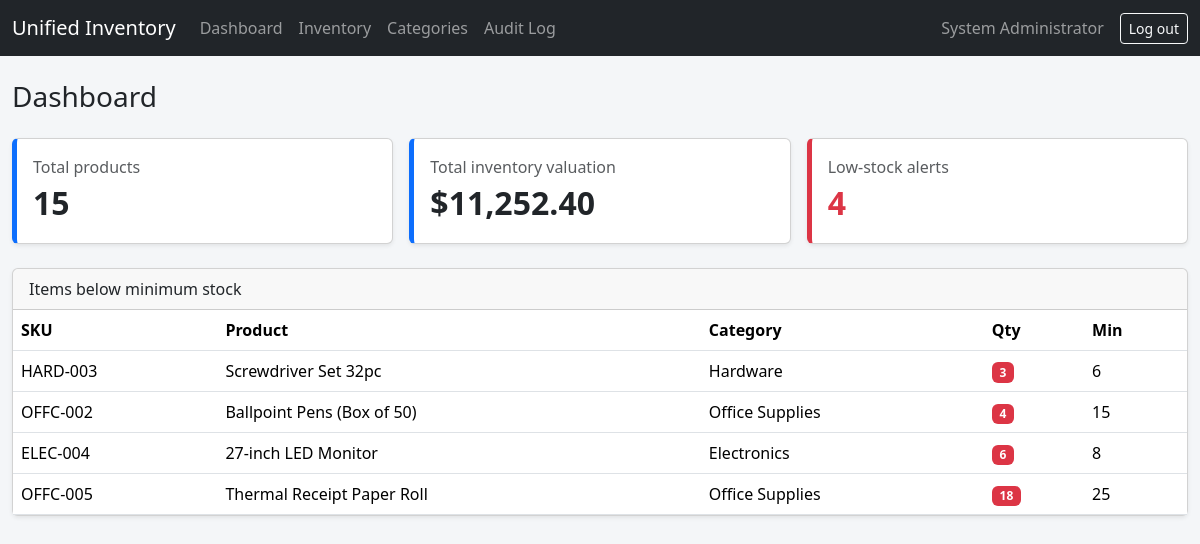
The page /php/dashboard.php (signed in) on the database its author committed.
### tables this page shows
CREATE TABLE `products` (
  `id`                  INT UNSIGNED NOT NULL AUTO_INCREMENT,
  `category_id`         INT UNSIGNED NOT NULL,
  `sku`                 VARCHAR(50)  NOT NULL,
  `name`                VARCHAR(150) NOT NULL,
  `description`         TEXT NULL,
  `unit_price`          DECIMAL(10,2) NOT NULL DEFAULT 0.00,
  `quantity`            INT NOT NULL DEFAULT 0,
  `min_stock_threshold` INT NOT NULL DEFAULT 5 COMMENT 'Low-stock alert when quantity < this value',
  `image_path`          VARCHAR(255) NULL COMMENT 'Relative path e.g. uploads/products/item_101.jpg',
  `updated_at`          TIMESTAMP NOT NULL DEFAULT CURRENT_TIMESTAMP ON UPDATE CURRENT_TIMESTAMP,
  PRIMARY KEY (`id`),
  UNIQUE KEY `uq_products_sku` (`sku`),
  KEY `idx_products_category` (`category_id`),
  KEY `idx_products_name` (`name`),
  KEY `idx_products_stock` (`quantity`, `min_stock_threshold`),
  CONSTRAINT `fk_products_category`
    FOREIGN KEY (`category_id`) REFERENCES `categories` (`id`)
    ON DELETE RESTRICT ON UPDATE CASCADE,
  CONSTRAINT `chk_products_price`    CHECK (`unit_price` >= 0),
  CONSTRAINT `chk_products_quantity` CHECK (`quantity` >= 0),
  CONSTRAINT `chk_products_min`      CHECK (`min_stock_threshold` >= 0)
);

CREATE TABLE `categories` (
  `id`          INT UNSIGNED NOT NULL AUTO_INCREMENT,
  `name`        VARCHAR(100) NOT NULL,
  `description` TEXT NULL,
  PRIMARY KEY (`id`),
  UNIQUE KEY `uq_categories_name` (`name`)
);

### php/core/db.php (called while the page is built, shortened)
<?php
function h($text) {
    return htmlspecialchars($text ?? '', ENT_QUOTES, 'UTF-8');
}
function run_query($conn, $sql, $types = '', $params = []) {
    $stmt = $conn->prepare($sql);
    $stmt->execute();
    return $stmt;
}

### php/dashboard.php (the view)
<?php
include 'php/core/header.php';
$kpi = run_query($conn, "SELECT COUNT(*) AS total,
        COALESCE(SUM(unit_price * quantity), 0) AS total_value,
        COALESCE(SUM(quantity < min_stock_threshold), 0) AS low_count
        FROM products")->get_result()->fetch_assoc();
$low_items = run_query($conn, "SELECT p.*, c.name AS category_name FROM products p
        JOIN categories c ON p.category_id = c.id
        WHERE p.quantity < p.min_stock_threshold ORDER BY p.quantity ASC")->get_result();
?>
<h3 class="mb-4">Dashboard</h3>
<div class="row g-3 mb-4">
  <div class="col-md-4"><div class="card kpi shadow-sm"><div class="card-body">
    <div class="text-muted">Total products</div>
    <div class="fs-2 fw-bold"><?php echo $kpi['total']; ?></div></div></div></div>
  <div class="col-md-4"><div class="card kpi shadow-sm"><div class="card-body">
    <div class="text-muted">Total inventory valuation</div>
    <div class="fs-2 fw-bold">$<?php echo number_format($kpi['total_value'], 2); ?></div></div></div></div>
  <div class="col-md-4"><div class="card kpi-low shadow-sm"><div class="card-body">
    <div class="text-muted">Low-stock alerts</div>
    <div class="fs-2 fw-bold text-danger"><?php echo $kpi['low_count']; ?></div></div></div></div>
</div>
<div class="card shadow-sm">
  <div class="card-header">Items below minimum stock</div>
  <div class="table-responsive">
  <table class="table mb-0">
    <thead><tr><th>SKU</th><th>Product</th><th>Category</th><th>Qty</th><th>Min</th></tr></thead>
    <tbody>
    <?php while ($p = $low_items->fetch_assoc()) { ?>
      <tr>
        <td><?php echo h($p['sku']); ?></td>
        <td><?php echo h($p['name']); ?></td>
        <td><?php echo h($p['category_name']); ?></td>
        <td><span class="badge bg-danger"><?php echo $p['quantity']; ?></span></td>
        <td><?php echo $p['min_stock_threshold']; ?></td>
      </tr>
    <?php } ?>
    </tbody>
  </table>
  </div>
</div>
<?php include 'php/core/footer.php'; ?>

### php/core/header.php (shortened to what this page needs)
<?php
include __DIR__ . '/db.php';
?>
<!DOCTYPE html>
<html lang="en">
<head>
  <link href="https://cdn.jsdelivr.net/npm/bootstrap@5.3.3/dist/css/bootstrap.min.css" rel="stylesheet">
  <link href="css/style.css" rel="stylesheet">
</head>
<body>
<nav class="navbar navbar-expand-lg navbar-dark bg-dark">
  <div class="container-fluid">
    <a class="navbar-brand" href="dashboard.php">Unified Inventory</a>
    <div class="collapse navbar-collapse" id="menu">
      <ul class="navbar-nav me-auto">
        <li class="nav-item"><a class="nav-link" href="dashboard.php">Dashboard</a></li>
        <li class="nav-item"><a class="nav-link" href="products.php">Inventory</a></li>
        <li class="nav-item"><a class="nav-link" href="categories.php">Categories</a></li>
        <li class="nav-item"><a class="nav-link" href="logs.php">Audit Log</a></li>
      </ul>
      <span class="navbar-text me-3"><?php echo h($_SESSION['full_name']); ?></span>
      <a class="btn btn-outline-light btn-sm" href="logout.php">Log out</a>
    </div>
  </div>
</nav>
<div class="container-fluid py-4">

### php/core/footer.php (shortened to what this page needs)
</div>
</body>
</html>

### css/style.css (style rules this page uses)
body { background: #f4f6f8; }
.kpi { border-left: 5px solid #0d6efd; }
.kpi-low { border-left: 5px solid #dc3545; }

### rows shown on the page
products: sku "HARD-003", name "Screwdriver Set 32pc", category.name "Hardware", quantity "3", min_stock_threshold "6"
products: sku "OFFC-002", name "Ballpoint Pens (Box of 50)", category.name "Office Supplies", quantity "4", min_stock_threshold "15"
products: sku "ELEC-004", name "27-inch LED Monitor", category.name "Electronics", quantity "6", min_stock_threshold "8"
products: sku "OFFC-005", name "Thermal Receipt Paper Roll", category.name "Office Supplies", quantity "18", min_stock_threshold "25"

### other values the page prints
$_SESSION['full_name'] "System Administrator"
$kpi['total'] "15"
$kpi['total_value'] "11,252.40"
$kpi['low_count'] "4"
